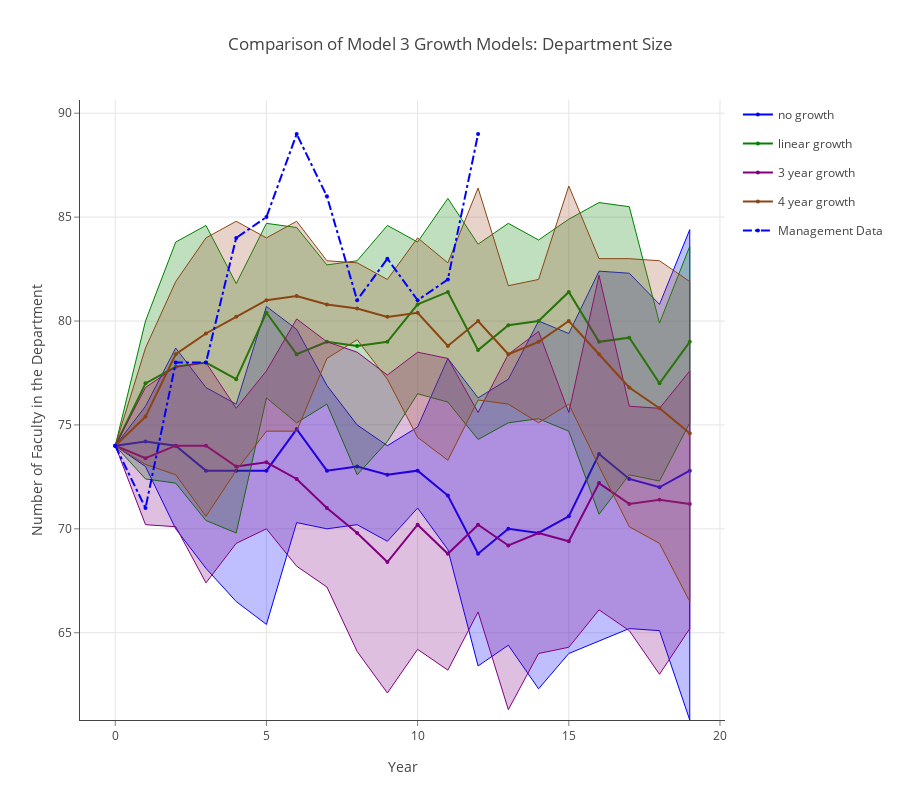

Notebook code for this chart:
### Markdown cell above
## Comparison of Model 3 Growth Models: Department Size

### Code cell
data = []
linecolors = ['rgb(0,0,255)', 'rgb(0,128,0)', 'rgb(128,0,128)', 'rgb(139,69,19)']
fillcolors = ['rgba(0,0,255,0.25)', 'rgba(0,128,0,0.25)', 'rgba(128,0,128,0.25)', 'rgba(160,82,45,0.25)']

for k,v in enumerate(results.mlist):
    data.append(go.Scatter(
        x=np.append(v.summary_matrix['yr'], v.summary_matrix['yr'].values[::-1]),
        y=np.append(v.summary_matrix['deptn_975'], v.summary_matrix['deptn_025'].values[::-1]),
        fill='tozerox',
        fillcolor=fillcolors[k],
        line=dict(color=linecolors[k],
                 width=1),
        legendgroup=legend_labels[k],
        showlegend=False,
        mode='lines',
        name=legend_labels[k],
    ))

    data.append(go.Scatter(
        x=v.summary_matrix['yr'],
        y=v.summary_matrix['deptn_avg'],
        line=dict(color=linecolors[k],
                 width=2),
        legendgroup=legend_labels[k],
        showlegend=True,
        marker=dict(
            size=4),
        mode='lines+markers',
        name=legend_labels[k],
    ))


data.append(go.Scatter(
    x=v.summary_matrix['yr'], 
    y=v.summary_matrix['act_deptn'],
    line=dict(color='blue',
             dash='dashdot'),
    name='Management Data',
    mode='lines+markers',
    marker=dict(
        size=4),

))
    
layout = go.Layout(
    title='Comparison of Model 3 Growth Models: Department Size',
    height=800,
    width=900,
    paper_bgcolor='rgb(255,255,255)',
    plot_bgcolor='rgb(255,255,255)',
    xaxis=dict(
        visible=True,
        title='Year',
        gridcolor='rgb(229,229,229)',
        showgrid=True,
        showline=True,
        showticklabels=True,
        tickcolor='rgb(127,127,127)',
        ticks='outside',
        zeroline=False
    ),
    yaxis=dict(
        title='Number of Faculty in the Department',
        gridcolor='rgb(229,229,229)',
        showgrid=True,
        showline=True,
        showticklabels=True,
        tickcolor='rgb(127,127,127)',
        ticks='outside',
        zeroline=False
    ),
)
fig = go.Figure(data=data, layout=layout)
plotly.offline.iplot(fig, filename= 'shaded_lines')

# export image for ingestion to pdf file.
if not os.path.exists('images'):
    os.mkdir('images')
pio.write_image(fig, 'images/dept_size_plot.png')

### Figure 1 — Plotly figure (JSON) as saved in the notebook; plotly's stock layout.template omitted (floating-point values rounded to 4 significant figures)
{"data": [{"fill": "tozerox", "fillcolor": "rgba(0,0,255,0.25)", "legendgroup": "no growth", "line": {"color": "rgb(0,0,255)", "width": 1}, "mode": "lines", "name": "no growth", "showlegend": false, "type": "scatter", "uid": "8ab38f3b-e90d-47e2-9aac-096a7d28dc89", "x": [0, 1, 2, 3, 4, 5, 6, 7, 8, 9, 10, 11, 12, 13, 14, 15, 16, 17, 18, 19, 19, 18, 17, 16, 15, 14, 13, 12, 11, 10, 9, 8, 7, 6, 5, 4, 3, 2, 1, 0], "y": [74, 75.9, 78.7, 76.8, 76, 80.7, 79.6, 76.9, 75, 74, 74.9, 78.2, 76.3, 77.2, 80, 79.4, 82.4, 82.3, 80.8, 84.4, 60.8, 65.1, 65.2, 64.6, 64, 62.3, 64.4, 63.4, 69, 71, 69.4, 70.2, 70, 70.3, 65.4, 66.5, 68.1, 70, 73, 74]}, {"legendgroup": "no growth", "line": {"color": "rgb(0,0,255)", "width": 2}, "marker": {"size": 4}, "mode": "lines+markers", "name": "no growth", "showlegend": true, "type": "scatter", "uid": "54214f72-8751-447c-bc28-e8135f5349f5", "x": [0, 1, 2, 3, 4, 5, 6, 7, 8, 9, 10, 11, 12, 13, 14, 15, 16, 17, 18, 19], "y": [74, 74.2, 74, 72.8, 72.8, 72.8, 74.8, 72.8, 73, 72.6, 72.8, 71.6, 68.8, 70, 69.8, 70.6, 73.6, 72.4, 72, 72.8]}, {"fill": "tozerox", "fillcolor": "rgba(0,128,0,0.25)", "legendgroup": "linear growth", "line": {"color": "rgb(0,128,0)", "width": 1}, "mode": "lines", "name": "linear growth", "showlegend": false, "type": "scatter", "uid": "a80e37d9-3c92-46f9-8b0a-dde90eb48218", "x": [0, 1, 2, 3, 4, 5, 6, 7, 8, 9, 10, 11, 12, 13, 14, 15, 16, 17, 18, 19, 19, 18, 17, 16, 15, 14, 13, 12, 11, 10, 9, 8, 7, 6, 5, 4, 3, 2, 1, 0], "y": [74, 80, 83.8, 84.6, 81.8, 84.7, 84.5, 82.7, 82.9, 84.6, 83.8, 85.9, 83.7, 84.7, 83.9, 84.9, 85.7, 85.5, 79.9, 83.6, 75.1, 72.3, 72.6, 70.7, 74.7, 75.3, 75.1, 74.3, 76.1, 76.5, 74.2, 72.6, 76, 75.1, 76.3, 69.8, 70.4, 72.2, 72.4, 74]}, {"legendgroup": "linear growth", "line": {"color": "rgb(0,128,0)", "width": 2}, "marker": {"size": 4}, "mode": "lines+markers", "name": "linear growth", "showlegend": true, "type": "scatter", "uid": "6918b872-3c30-4d61-8b10-c1c93696eda1", "x": [0, 1, 2, 3, 4, 5, 6, 7, 8, 9, 10, 11, 12, 13, 14, 15, 16, 17, 18, 19], "y": [74, 77, 77.8, 78, 77.2, 80.4, 78.4, 79, 78.8, 79, 80.8, 81.4, 78.6, 79.8, 80, 81.4, 79, 79.2, 77, 79]}, {"fill": "tozerox", "fillcolor": "rgba(128,0,128,0.25)", "legendgroup": "3 year growth", "line": {"color": "rgb(128,0,128)", "width": 1}, "mode": "lines", "name": "3 year growth", "showlegend": false, "type": "scatter", "uid": "bb36e88b-34d2-4146-8cc7-63737999a67e", "x": [0, 1, 2, 3, 4, 5, 6, 7, 8, 9, 10, 11, 12, 13, 14, 15, 16, 17, 18, 19, 19, 18, 17, 16, 15, 14, 13, 12, 11, 10, 9, 8, 7, 6, 5, 4, 3, 2, 1, 0], "y": [74, 76.8, 77.8, 78, 75.8, 77.6, 80.1, 79, 78.5, 77.4, 78.5, 78.2, 75.6, 78.4, 79.5, 75.6, 82.2, 75.9, 75.8, 77.6, 65.2, 63, 65.1, 66.1, 64.3, 64, 61.3, 66, 63.2, 64.2, 62.1, 64.1, 67.2, 68.2, 70, 69.3, 67.4, 70.1, 70.2, 74]}, {"legendgroup": "3 year growth", "line": {"color": "rgb(128,0,128)", "width": 2}, "marker": {"size": 4}, "mode": "lines+markers", "name": "3 year growth", "showlegend": true, "type": "scatter", "uid": "5ac4fc36-75a9-453b-92d9-a33be72c1e27", "x": [0, 1, 2, 3, 4, 5, 6, 7, 8, 9, 10, 11, 12, 13, 14, 15, 16, 17, 18, 19], "y": [74, 73.4, 74, 74, 73, 73.2, 72.4, 71, 69.8, 68.4, 70.2, 68.8, 70.2, 69.2, 69.8, 69.4, 72.2, 71.2, 71.4, 71.2]}, {"fill": "tozerox", "fillcolor": "rgba(160,82,45,0.25)", "legendgroup": "4 year growth", "line": {"color": "rgb(139,69,19)", "width": 1}, "mode": "lines", "name": "4 year growth", "showlegend": false, "type": "scatter", "uid": "99e2b6e6-e3e7-41ea-8c2e-93e5e7991e35", "x": [0, 1, 2, 3, 4, 5, 6, 7, 8, 9, 10, 11, 12, 13, 14, 15, 16, 17, 18, 19, 19, 18, 17, 16, 15, 14, 13, 12, 11, 10, 9, 8, 7, 6, 5, 4, 3, 2, 1, 0], "y": [74, 78.7, 81.9, 84, 84.8, 84, 84.8, 82.9, 82.8, 82, 84, 82.8, 86.4, 81.7, 82, 86.5, 83, 83, 82.9, 81.9, 66.5, 69.3, 70.1, 73, 76, 75.1, 76, 76.2, 73.3, 74.4, 77.2, 79.1, 78.2, 74.7, 74.7, 72.8, 70.6, 72.6, 73.1, 74]}, {"legendgroup": "4 year growth", "line": {"color": "rgb(139,69,19)", "width": 2}, "marker": {"size": 4}, "mode": "lines+markers", "name": "4 year growth", "showlegend": true, "type": "scatter", "uid": "cf44a819-50ad-4bd6-a4fd-d77592f3ee76", "x": [0, 1, 2, 3, 4, 5, 6, 7, 8, 9, 10, 11, 12, 13, 14, 15, 16, 17, 18, 19], "y": [74, 75.4, 78.4, 79.4, 80.2, 81, 81.2, 80.8, 80.6, 80.2, 80.4, 78.8, 80, 78.4, 79, 80, 78.4, 76.8, 75.8, 74.6]}, {"line": {"color": "blue", "dash": "dashdot"}, "marker": {"size": 4}, "mode": "lines+markers", "name": "Management Data", "type": "scatter", "uid": "8b31e268-17bc-4cd7-8030-f576cd52cea1", "x": [0, 1, 2, 3, 4, 5, 6, 7, 8, 9, 10, 11, 12, 13, 14, 15, 16, 17, 18, 19], "y": [74, 71, 78, 78, 84, 85, 89, 86, 81, 83, 81, 82, 89, null, null, null, null, null, null, null]}], "layout": {"height": 800, "paper_bgcolor": "rgb(255,255,255)", "plot_bgcolor": "rgb(255,255,255)", "title": {"text": "Comparison of Model 3 Growth Models: Department Size"}, "width": 900, "xaxis": {"gridcolor": "rgb(229,229,229)", "showgrid": true, "showline": true, "showticklabels": true, "tickcolor": "rgb(127,127,127)", "ticks": "outside", "title": {"text": "Year"}, "visible": true, "zeroline": false}, "yaxis": {"gridcolor": "rgb(229,229,229)", "showgrid": true, "showline": true, "showticklabels": true, "tickcolor": "rgb(127,127,127)", "ticks": "outside", "title": {"text": "Number of Faculty in the Department"}, "zeroline": false}}}
